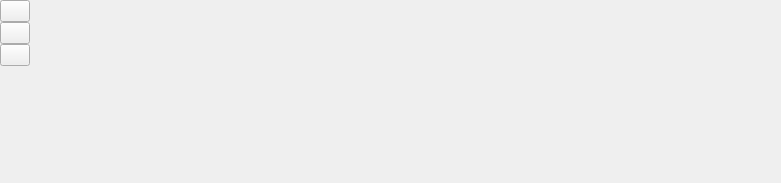
<?xml version="1.0" encoding="UTF-8"?>
<ui version="4.0">
 <class>SqlEdit</class>
 <widget class="QWidget" name="SqlEdit">
  <property name="geometry">
   <rect>
    <x>0</x>
    <y>0</y>
    <width>781</width>
    <height>183</height>
   </rect>
  </property>
  <property name="windowTitle">
   <string>Form</string>
  </property>
  <layout class="QHBoxLayout" name="horizontalLayout">
   <property name="spacing">
    <number>0</number>
   </property>
   <property name="leftMargin">
    <number>0</number>
   </property>
   <property name="topMargin">
    <number>0</number>
   </property>
   <property name="rightMargin">
    <number>0</number>
   </property>
   <property name="bottomMargin">
    <number>0</number>
   </property>
   <item>
    <widget class="QWidget" name="widget" native="true">
     <property name="minimumSize">
      <size>
       <width>30</width>
       <height>0</height>
      </size>
     </property>
     <property name="maximumSize">
      <size>
       <width>30</width>
       <height>16777215</height>
      </size>
     </property>
     <layout class="QVBoxLayout" name="verticalLayout_2">
      <property name="spacing">
       <number>0</number>
      </property>
      <property name="leftMargin">
       <number>0</number>
      </property>
      <property name="topMargin">
       <number>0</number>
      </property>
      <property name="rightMargin">
       <number>0</number>
      </property>
      <property name="bottomMargin">
       <number>0</number>
      </property>
      <item>
       <widget class="QPushButton" name="btn_execute">
        <property name="toolTip">
         <string>执行SQL语句</string>
        </property>
        <property name="text">
         <string/>
        </property>
        <property name="icon">
         <iconset resource="../../qrc/img.qrc">
          <normaloff>:/database/execute.png</normaloff>:/database/execute.png</iconset>
        </property>
       </widget>
      </item>
      <item>
       <widget class="QPushButton" name="btn_clear">
        <property name="toolTip">
         <string>清空SQL编辑框</string>
        </property>
        <property name="text">
         <string/>
        </property>
        <property name="icon">
         <iconset resource="../../qrc/img.qrc">
          <normaloff>:/database/clear.png</normaloff>:/database/clear.png</iconset>
        </property>
       </widget>
      </item>
      <item>
       <widget class="QPushButton" name="btn_save">
        <property name="toolTip">
         <string>保存SQL执行结果到文件</string>
        </property>
        <property name="text">
         <string/>
        </property>
        <property name="icon">
         <iconset resource="../../qrc/img.qrc">
          <normaloff>:/database/save.png</normaloff>:/database/save.png</iconset>
        </property>
       </widget>
      </item>
      <item>
       <spacer name="verticalSpacer">
        <property name="orientation">
         <enum>Qt::Vertical</enum>
        </property>
        <property name="sizeHint" stdset="0">
         <size>
          <width>20</width>
          <height>40</height>
         </size>
        </property>
       </spacer>
      </item>
     </layout>
    </widget>
   </item>
   <item>
    <widget class="QWidget" name="widget_2" native="true">
     <property name="minimumSize">
      <size>
       <width>0</width>
       <height>0</height>
      </size>
     </property>
     <property name="maximumSize">
      <size>
       <width>16777215</width>
       <height>16777215</height>
      </size>
     </property>
     <layout class="QVBoxLayout" name="layout_Editor">
      <property name="spacing">
       <number>0</number>
      </property>
      <property name="leftMargin">
       <number>0</number>
      </property>
      <property name="topMargin">
       <number>0</number>
      </property>
      <property name="rightMargin">
       <number>0</number>
      </property>
      <property name="bottomMargin">
       <number>0</number>
      </property>
     </layout>
    </widget>
   </item>
  </layout>
 </widget>
 <resources>
  <include location="../../qrc/img.qrc"/>
 </resources>
 <connections/>
</ui>
